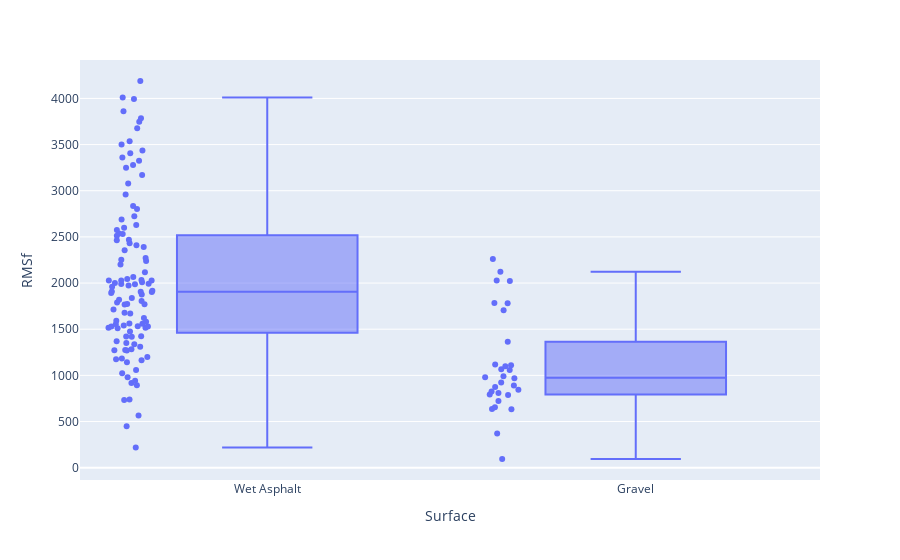

Notebook source saved alongside this figure:
### Code cell
fig = px.box(alldf, x="Surface", y="RMSf", points = 'all')
fig.show()

### Figure 1 — Plotly figure (JSON) as saved in the notebook; plotly's stock layout.template omitted (floating-point values rounded to 4 significant figures; data arrays with more than 128 entries replaced by an {"elided": "..."} marker saying what was removed)
{"data": [{"alignmentgroup": "True", "boxpoints": "all", "hovertemplate": "Surface=%{x}<br>RMSf=%{y}<extra></extra>", "legendgroup": "", "marker": {"color": "#636efa"}, "name": "", "notched": false, "offsetgroup": "", "orientation": "v", "showlegend": false, "type": "box", "x": {"elided": "139 str values"}, "x0": " ", "xaxis": "x", "y": {"elided": "139 float values"}, "y0": " ", "yaxis": "y"}], "layout": {"boxmode": "group", "legend": {"tracegroupgap": 0}, "margin": {"t": 60}, "xaxis": {"anchor": "y", "domain": [0, 1], "title": {"text": "Surface"}}, "yaxis": {"anchor": "x", "domain": [0, 1], "title": {"text": "RMSf"}}}}
